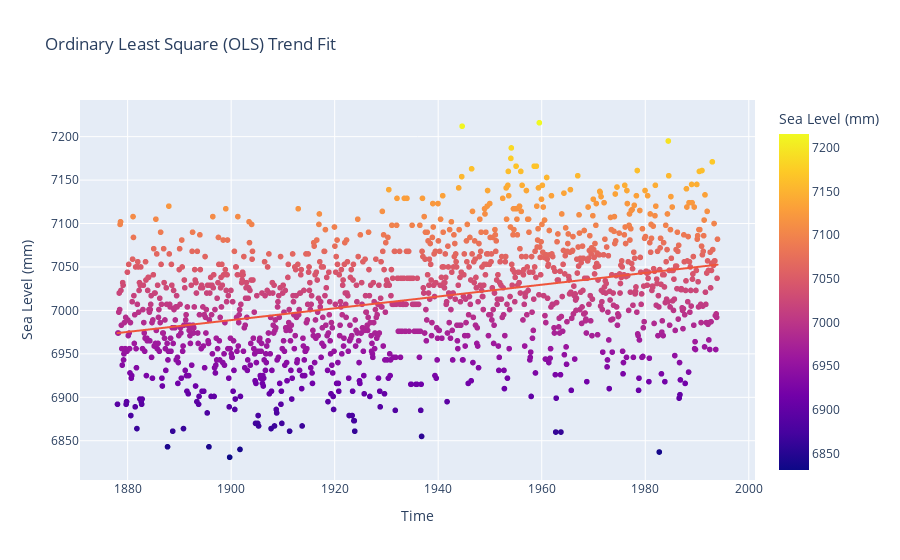

The code cell stored with this chart in its notebook:
### Code cell
# OLS trend fit

fig = px.scatter(df, x="time", y="sea_level", trendline="ols", color='sea_level',
                labels={
                     "time": "Time",
                     "sea_level": "Sea Level (mm)",
                 },
                title="Ordinary Least Square (OLS) Trend Fit")
fig.show()

### Figure 1 — Plotly figure (JSON) as saved in the notebook; plotly's stock layout.template omitted (floating-point values rounded to 4 significant figures; data arrays with more than 128 entries replaced by an {"elided": "..."} marker saying what was removed)
{"data": [{"hovertemplate": "Time=%{x}<br>Sea Level (mm)=%{marker.color}<extra></extra>", "legendgroup": "", "marker": {"color": {"elided": "1392 int values"}, "coloraxis": "coloraxis", "symbol": "circle"}, "mode": "markers", "name": "", "showlegend": false, "type": "scattergl", "x": {"elided": "1392 float values"}, "xaxis": "x", "y": {"elided": "1392 int values"}, "yaxis": "y"}, {"hovertemplate": "<b>OLS trendline</b><br>sea_level = 0.679035 * time + 5698.68<br>R<sup>2</sup>=0.128292<br><br>Time=%{x}<br>Sea Level (mm)=%{y} <b>(trend)</b><extra></extra>", "legendgroup": "", "marker": {"symbol": "circle"}, "mode": "lines", "name": "", "showlegend": false, "type": "scattergl", "x": {"elided": "1392 float values"}, "xaxis": "x", "y": {"elided": "1392 float values"}, "yaxis": "y"}], "layout": {"coloraxis": {"colorbar": {"title": {"text": "Sea Level (mm)"}}, "colorscale": [[0, "#0d0887"], [0.1111, "#46039f"], [0.2222, "#7201a8"], [0.3333, "#9c179e"], [0.4444, "#bd3786"], [0.5556, "#d8576b"], [0.6667, "#ed7953"], [0.7778, "#fb9f3a"], [0.8889, "#fdca26"], [1, "#f0f921"]]}, "legend": {"tracegroupgap": 0}, "title": {"text": "Ordinary Least Square (OLS) Trend Fit"}, "xaxis": {"anchor": "y", "domain": [0, 1], "title": {"text": "Time"}}, "yaxis": {"anchor": "x", "domain": [0, 1], "title": {"text": "Sea Level (mm)"}}}}
